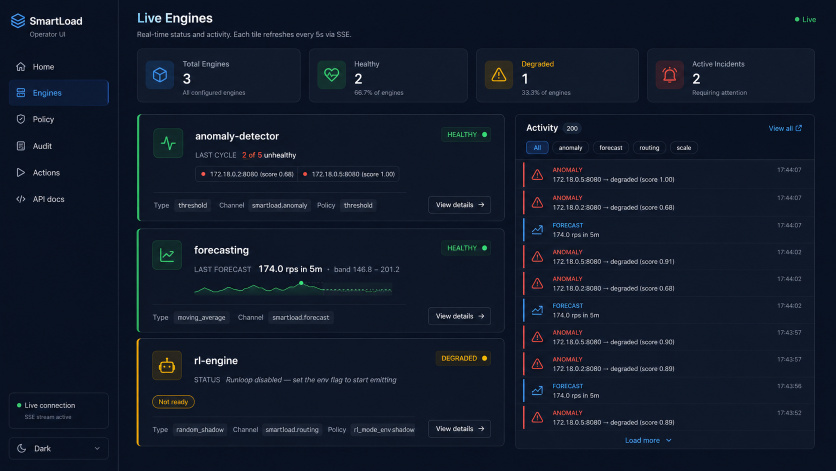
#> input picture thesis/report/figures/ui/Engines.png, 1672 x 941 px (shown at 1/2 size)
$ python _crop2.py
#> lines starting #> are read from the running program, lines starting #| are printed output that depends on the picture
from PIL import Image
def crop(src, box, out, scale=3):
#> called with src = 'Engines.png', box = (245, 200, 1135, 340), out = '_crops/e1_full.png', scale = 2
    im = Image.open(src)
#> im is the input picture: PIL image 1672x941 RGB; mean R, G, B 16.9, 26, 41.6
    c = im.crop(box).convert('RGB')
    c = c.resize((c.width*scale, c.height*scale), Image.LANCZOS)
#> c: PIL image 1780x280 RGB
    c.save(out)
    print(out, c.size)
#| _crops/e1_full.png (1780, 280)
# Full width of each engine card incl right-side chips
crop('Engines.png', (245, 200, 1135, 340), '_crops/e1_full.png', 2)
crop('Engines.png', (245, 385, 1135, 525), '_crops/e2_full.png', 2)
#> call 2 of crop, with src = 'Engines.png', box = (245, 385, 1135, 525), out = '_crops/e2_full.png', scale = 2
#> in crop (call 2), `c = im.crop(box).convert('RGB')`:
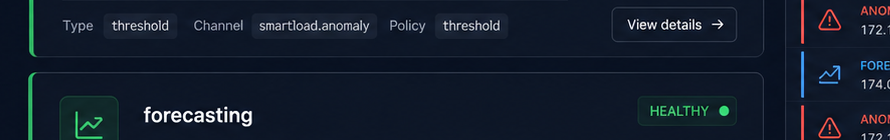
#> c: PIL image 890x140 RGB; mean R, G, B 19.4, 29.2, 44
#| _crops/e2_full.png (1780, 280)
crop('Engines.png', (245, 565, 1135, 730), '_crops/e3_full.png', 2)
#> call 3 of crop, with src = 'Engines.png', box = (245, 565, 1135, 730), out = '_crops/e3_full.png', scale = 2
#> in crop (call 3), `c = im.crop(box).convert('RGB')`:
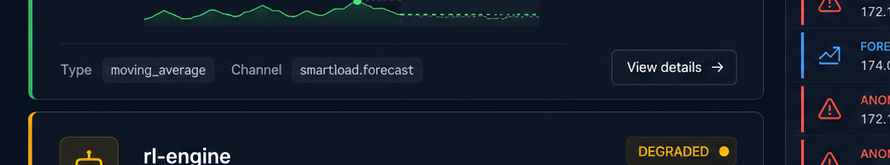
#> c: PIL image 890x165 RGB; mean R, G, B 20.1, 28.8, 42.5
#| _crops/e3_full.png (1780, 330)
# Home: Platform Health card (left) and Service Health (middle)
crop('Home.png', (18, 175, 470, 470), '_crops/h_platform.png', 2)
#> call 4 of crop, with src = 'Home.png', box = (18, 175, 470, 470), out = '_crops/h_platform.png', scale = 2
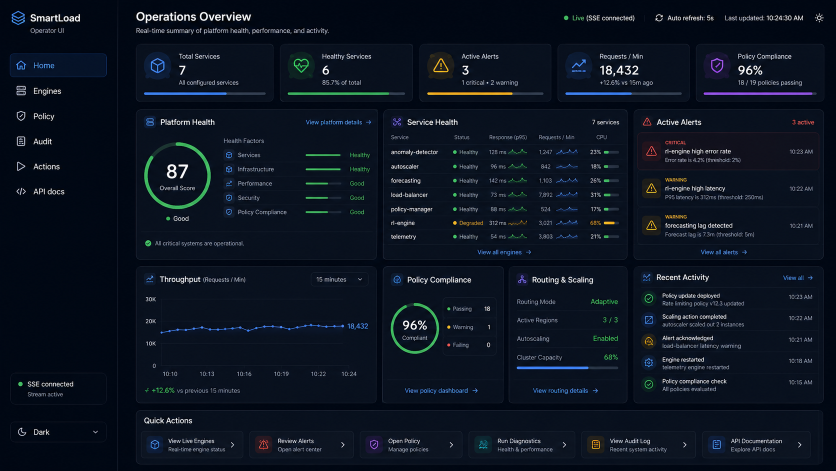
#> input picture thesis/report/figures/ui/Home.png, 1672 x 941 px (shown at 1/2 size)
#> in crop, im is the input picture: PIL image 1672x941 RGB; mean R, G, B 12.3, 20.4, 33
#> in crop (call 4), `c = c.resize((c.width*scale, c.height*scale), Image.LANCZOS)`:
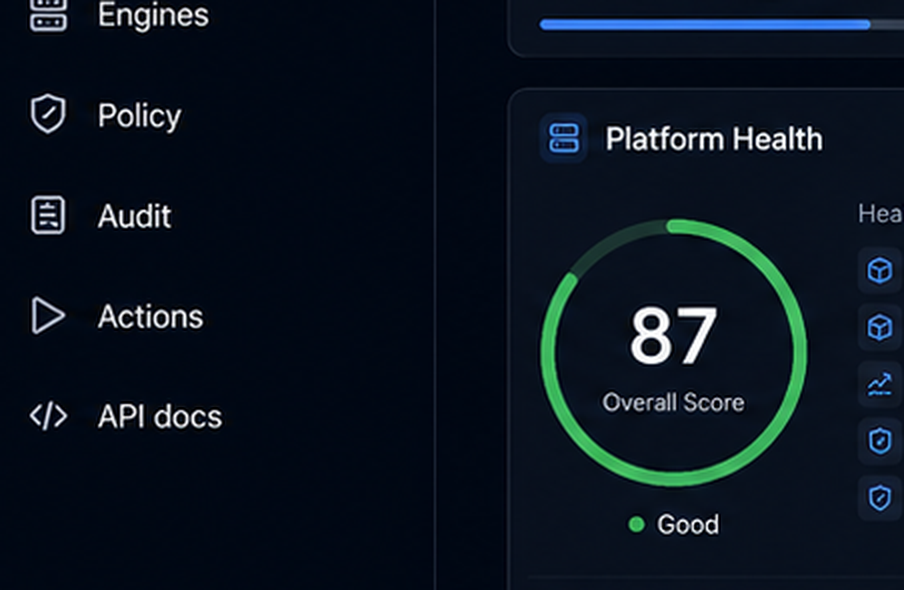
#> c: PIL image 904x590 RGB; mean R, G, B 10.6, 20.4, 31.9
#| _crops/h_platform.png (904, 590)
crop('Home.png', (480, 175, 900, 470), '_crops/h_service.png', 2)
#> in crop (call 5), `c = im.crop(box).convert('RGB')`:
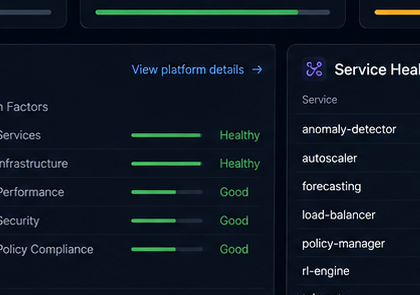
#> c: PIL image 420x295 RGB; mean R, G, B 14.5, 24.6, 35.6
#> in crop (call 5), `c = c.resize((c.width*scale, c.height*scale), Image.LANCZOS)`:
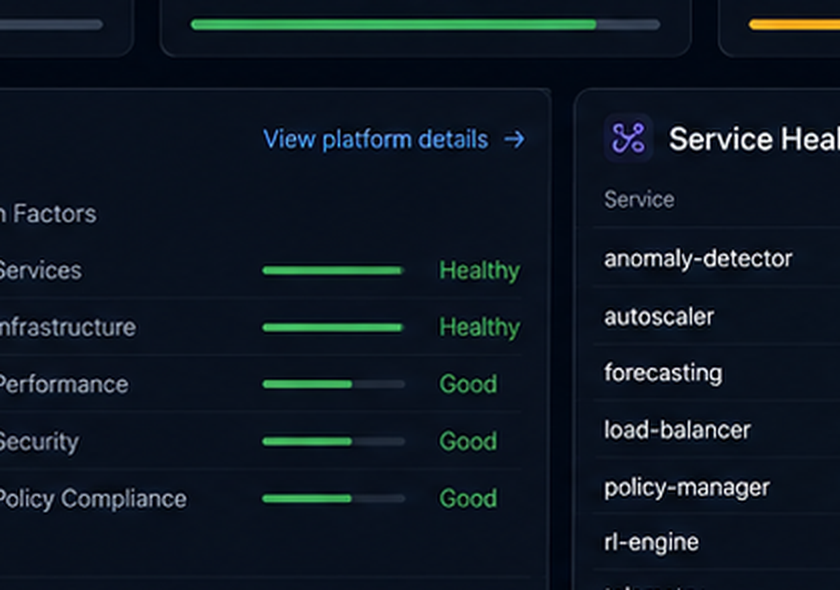
#> c: PIL image 840x590 RGB; mean R, G, B 14.6, 24.6, 35.7
#| _crops/h_service.png (840, 590)
# Home top stat cards
crop('Home.png', (18, 95, 1135, 165), '_crops/h_topcards.png', 2)
#> in crop (call 6), `c = im.crop(box).convert('RGB')`:
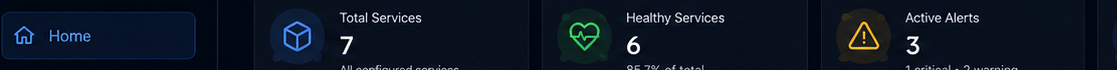
#> c: PIL image 1117x70 RGB; mean R, G, B 13, 22.4, 35.8
#| _crops/h_topcards.png (2234, 140)
